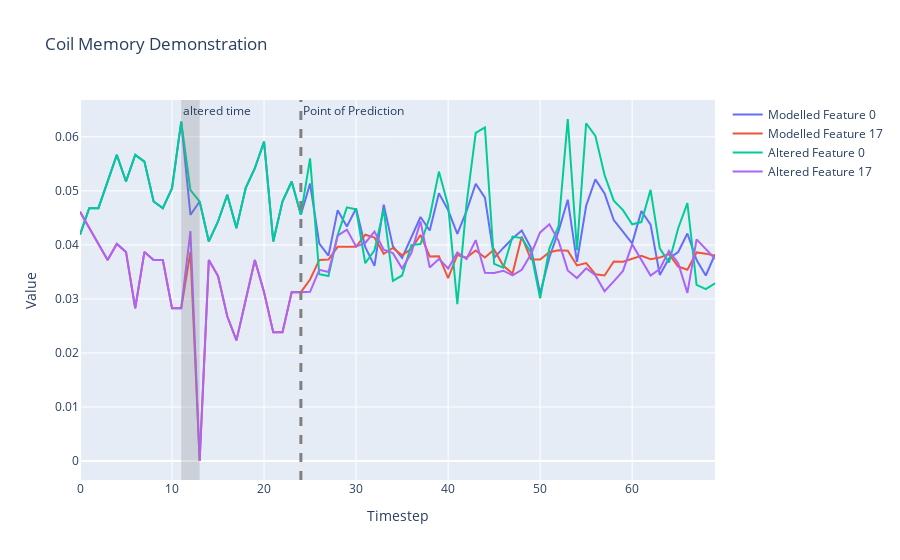

Notebook code for this chart:
### Markdown cell above
## Coil Memory Demonstration

### Code cell
import matplotlib.pyplot as plt

states = []
# Select the batch we want to make predictions for
batch = 10

# After what step do we want the coil to start making its own predictions?
prediction_step = 24

# What features do we want to plot?
feature_sel = [0,17]

# Grab starting state tensor
state_tensor = X[:,0,:]

# How many steps do we want to run the coil overall?
max_steps = 70

# Which timestamp do we want to force modify?
step_modify = 12

states.append(state_tensor[batch,feature_sel])
batch_size = X.shape[0]
transition_tensor = torch.softmax(torch.zeros(batch_size, n_features, n_features), dim = 1).to("cuda")
for step_state in range(1,max_steps):
    state_tensor, transition_tensor = model.step_coil(state_tensor, transition_tensor)
    if step_state <= prediction_step:
        state_tensor = X[:,step_state,:]
    states.append(state_tensor[batch,feature_sel])
    

# Get observed data to CPU and plot
data = [row.to('cpu').detach().numpy() for row in states]
# Transpose the data to get 5 traces
traces = list(zip(*data))

# Create the figure and add traces
fig = go.Figure()

# Plotting
for i, trace in enumerate(traces):
    model_trace = go.Scatter(y=trace, mode='lines', name=f'Modelled Feature {feature_sel[i]}')
    fig.add_trace(model_trace)
    
# Try with changing one X in memory
states = []
state_tensor = X[:,0,:]
states.append(state_tensor[batch,feature_sel])
batch_size = X.shape[0]
transition_tensor = torch.softmax(torch.zeros(batch_size, n_features, n_features), dim = 1).to("cuda")
for step_state in range(1,max_steps):
    state_tensor, transition_tensor = model.step_coil(state_tensor, transition_tensor)
    if step_state <= prediction_step:
        state_tensor = X[:,step_state,:]
        
    # change a single state in memory:
    if step_state == step_modify:
        state_tensor = X[:,step_state,:] * 1.1
    states.append(state_tensor[batch,feature_sel])


# Get observed data to CPU and plot
data = [row.to('cpu').detach().numpy() for row in states]
# Transpose the data to get 5 traces
traces = list(zip(*data))

# Plotting
for i, trace in enumerate(traces):
    obs_trace = go.Scatter(y=trace, mode='lines', name=f'Altered Feature {feature_sel[i]}')
    fig.add_trace(obs_trace)
    
# Add Line highlighting when the coil becomes responsible for its own predictions
fig.add_vline(x=prediction_step, line_width=3, line_dash="dash", line_color="grey", annotation_text='Point of Prediction')    

# Add title and labels
fig.update_layout(title=f'Coil Memory Demonstration',
                    xaxis_title='Timestep',
                    yaxis_title='Value')


fig.add_vrect(x0=step_modify-1, x1=step_modify+1, 
              annotation_text="altered time", annotation_position="top left",
              fillcolor="grey", opacity=0.25, line_width=0)

# Show the figure
fig.show()

### Figure 1 — Plotly figure (JSON) as saved in the notebook; plotly's stock layout.template omitted (floating-point values rounded to 4 significant figures)
{"data": [{"mode": "lines", "name": "Modelled Feature 0", "type": "scatter", "y": [0.04187, 0.0468, 0.0468, 0.05172, 0.05665, 0.05172, 0.05665, 0.05542, 0.04803, 0.0468, 0.05049, 0.06281, 0.04557, 0.04803, 0.04064, 0.04433, 0.04926, 0.0431, 0.05049, 0.05419, 0.05911, 0.04064, 0.04803, 0.05172, 0.04557, 0.05134, 0.04023, 0.03801, 0.04643, 0.04341, 0.04674, 0.03959, 0.03612, 0.04744, 0.03972, 0.03758, 0.04127, 0.04516, 0.04267, 0.04955, 0.04644, 0.04203, 0.04626, 0.05131, 0.04873, 0.03759, 0.03943, 0.04119, 0.04266, 0.03946, 0.03099, 0.03768, 0.04255, 0.04836, 0.03686, 0.04724, 0.05213, 0.04952, 0.0446, 0.04233, 0.04028, 0.04628, 0.04374, 0.03445, 0.03747, 0.03869, 0.04211, 0.0372, 0.03434, 0.03822]}, {"mode": "lines", "name": "Modelled Feature 17", "type": "scatter", "y": [0.04613, 0.04315, 0.04018, 0.0372, 0.04018, 0.03869, 0.02827, 0.03869, 0.0372, 0.0372, 0.02827, 0.02827, 0.03869, 0, 0.0372, 0.03423, 0.02679, 0.02232, 0.02976, 0.0372, 0.03125, 0.02381, 0.02381, 0.03125, 0.03125, 0.03359, 0.0372, 0.03729, 0.03964, 0.0397, 0.03965, 0.04188, 0.04135, 0.03834, 0.03945, 0.03807, 0.03926, 0.04183, 0.03785, 0.0379, 0.03387, 0.03814, 0.03764, 0.03897, 0.03768, 0.03914, 0.03614, 0.03469, 0.04154, 0.03734, 0.03731, 0.03864, 0.03899, 0.03892, 0.0362, 0.03663, 0.03457, 0.03433, 0.03692, 0.0369, 0.03746, 0.03796, 0.03737, 0.03765, 0.0383, 0.03599, 0.0354, 0.0386, 0.03838, 0.03796]}, {"mode": "lines", "name": "Altered Feature 0", "type": "scatter", "y": [0.04187, 0.0468, 0.0468, 0.05172, 0.05665, 0.05172, 0.05665, 0.05542, 0.04803, 0.0468, 0.05049, 0.06281, 0.05012, 0.04803, 0.04064, 0.04433, 0.04926, 0.0431, 0.05049, 0.05419, 0.05911, 0.04064, 0.04803, 0.05172, 0.04557, 0.05601, 0.03456, 0.03423, 0.04184, 0.04695, 0.04656, 0.03661, 0.039, 0.04654, 0.03336, 0.03434, 0.03997, 0.04016, 0.04512, 0.05356, 0.04731, 0.02905, 0.04753, 0.06073, 0.06172, 0.03649, 0.0358, 0.04155, 0.04127, 0.03861, 0.0301, 0.03932, 0.04348, 0.0633, 0.03903, 0.06251, 0.06018, 0.05294, 0.04818, 0.04644, 0.0438, 0.04422, 0.05019, 0.03936, 0.03673, 0.04308, 0.04772, 0.0326, 0.03182, 0.0329]}, {"mode": "lines", "name": "Altered Feature 17", "type": "scatter", "y": [0.04613, 0.04315, 0.04018, 0.0372, 0.04018, 0.03869, 0.02827, 0.03869, 0.0372, 0.0372, 0.02827, 0.02827, 0.04256, 0, 0.0372, 0.03423, 0.02679, 0.02232, 0.02976, 0.0372, 0.03125, 0.02381, 0.02381, 0.03125, 0.03125, 0.03131, 0.03538, 0.03498, 0.0417, 0.04283, 0.03968, 0.04037, 0.04247, 0.0391, 0.03847, 0.03563, 0.03849, 0.04435, 0.03583, 0.0374, 0.03562, 0.03859, 0.03739, 0.04089, 0.03482, 0.03479, 0.03522, 0.03435, 0.03538, 0.03828, 0.04231, 0.0438, 0.04075, 0.03528, 0.03387, 0.03566, 0.03438, 0.03142, 0.03324, 0.03519, 0.04009, 0.0373, 0.03432, 0.03553, 0.0389, 0.03663, 0.03112, 0.04102, 0.0392, 0.03742]}], "layout": {"annotations": [{"showarrow": false, "text": "Point of Prediction", "x": 24, "xanchor": "left", "xref": "x", "y": 1, "yanchor": "top", "yref": "y domain"}, {"showarrow": false, "text": "altered time", "x": 11, "xanchor": "left", "xref": "x", "y": 1, "yanchor": "top", "yref": "y domain"}], "shapes": [{"line": {"color": "grey", "dash": "dash", "width": 3}, "type": "line", "x0": 24, "x1": 24, "xref": "x", "y0": 0, "y1": 1, "yref": "y domain"}, {"fillcolor": "grey", "line": {"width": 0}, "opacity": 0.25, "type": "rect", "x0": 11, "x1": 13, "xref": "x", "y0": 0, "y1": 1, "yref": "y domain"}], "title": {"text": "Coil Memory Demonstration"}, "xaxis": {"title": {"text": "Timestep"}}, "yaxis": {"title": {"text": "Value"}}}}
